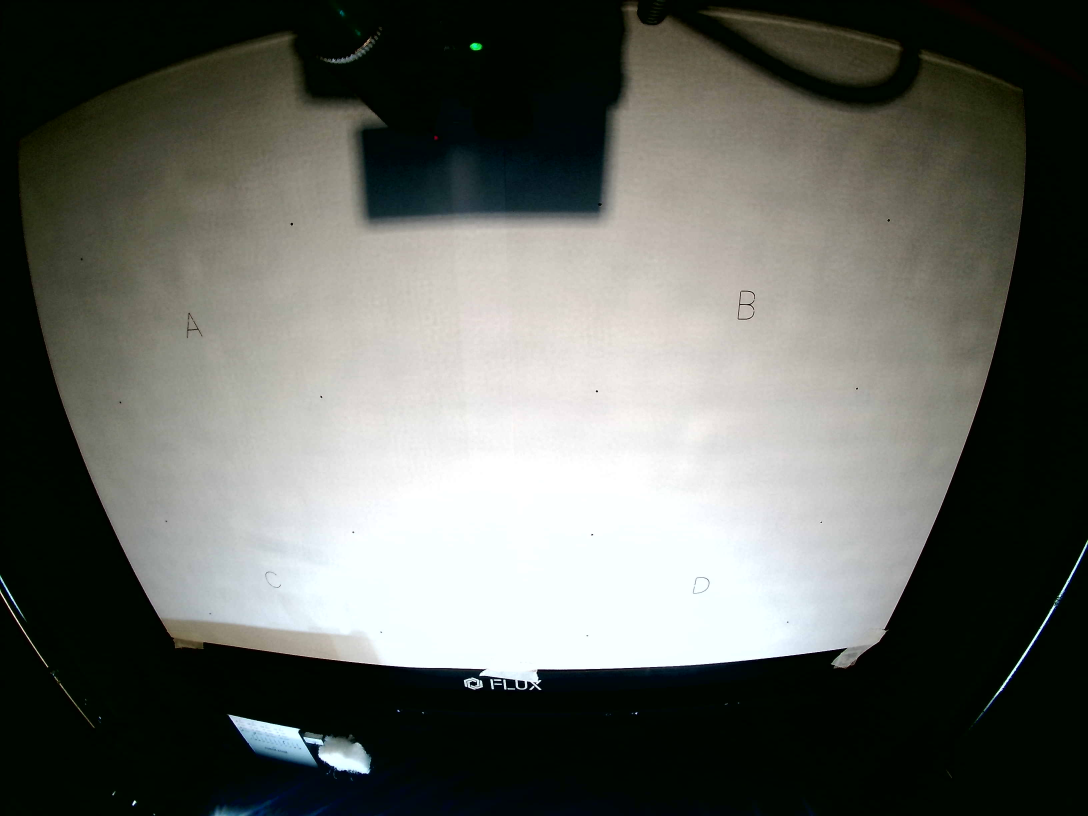
#> input picture tests/usage/fixtures/auto_pnp/fbm2_unit2_exp75.jpg, 3264 x 2448 px (shown at 1/3 size)
$ python -i pose_check.py   (imports and definitions only)
#> lines starting #> are read from the running program, lines starting #| are printed output that depends on the picture
"""Camera pose check for the auto full-area preview on fbb2 / fhx2rf.

Spec: beam-studio docs/prd/auto-full-area-preview-pose-check.md.

The wide-angle camera sits in the lid and the v4 calibration was shot with the lid at its open stop, so a frame
is only usable at that pose. The two chassis rims (the side rulers) run front to back along the bed's side edges.
`expected_rims` projects those edges through the calibration to get the curve each rim should follow in the raw
frame (straight under a pinhole model, bent under a fisheye one); `measure_rims` finds the rims on a frame with
Canny + probabilistic Hough and compares each segment against the curve's chord over the same rows.

That works on fhx2rf (pinhole), where the rims are rulers that stay straight. On fbb2 (fisheye) the bed edge has no
contrast on a bare honeycomb and the rims bend into pieces Hough misses, so `measure_ridges` instead scores the
thin LED highlight on the chassis edge along its projected curve (`RIM_OFFSET_MM` outside the bed edge).

Angle convention (shared with tools/lid_angle.py): degrees from vertical, positive when the lower end of the
segment is to the right of its upper end. At the open stop on fhx2rf the left rim reads about +2 and the
right rim about -2; a lowered lid moves both toward and past 0.
"""

import math

import cv2
import numpy as np

from fluxghost.utils.camera.calibration import project_points
from fluxghost.utils.camera.constants import L_PAD, T_PAD

ANALYSIS_WIDTH = 1280
CANNY = (50, 150)
HOUGH_THRESHOLD = 80
MIN_LINE_FRAC = 0.08  # a segment counts if longer than this fraction of the analysis width
MAX_LINE_GAP = 10
BAND_FRAC = 0.05  # a rim segment's midpoint must lie within this fraction of the width of the expected line
SEARCH_DEG = 10  # ... and within this many degrees of the expected angle
EDGE_STEP_MM = 10
DEFAULT_TOLERANCE_DEG = 1.5
# Fisheye (fbb2) only: the chassis edge the LEDs light up, relative to the bed's side edge, as (mm outward, mm along
# the calibration's z). Outward and z trade off along the line, so the pair was fitted on both sides at once.
# ponytail: fitted on one fbb2 (bare bed, 2026-11-17); check on a second unit before trusting it fleet-wide
RIM_OFFSET_MM = (10.0, -15.0)
RIDGE_SEARCH = 3  # px either side of the projected curve, full resolution
RIDGE_HALF = 15  # half-width of the background a highlight is measured against
RIDGE_MIN_ROWS = 50  # fewer in-frame rows than this scores 0
# Stronger side over 8 fbb2 runs (120 frames): >= 51.9 at the open stop, <= 14.1 lowered or shut, <= 12.0 mid-wobble
RIDGE_MIN = 30.0


# [28 lines left out: functions fit_line, expected_rims, not called in this run]


def segments(gray):
    """Hough segments as (x1, y1, x2, y2, angle_deg) on the analysis-width image."""
    edges = cv2.Canny(cv2.GaussianBlur(gray, (5, 5), 0), *CANNY)
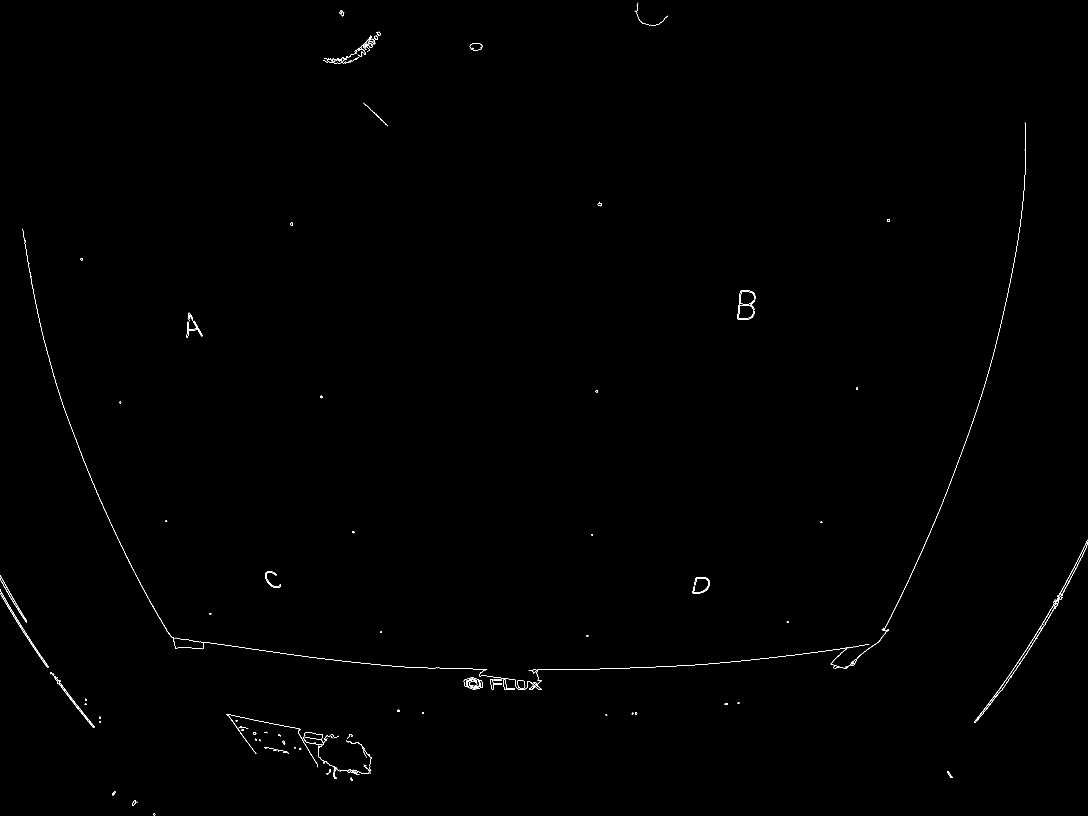
#> edges: shape (2448, 3264) (shown at 1/3 size); 0.21% white in thin lines or dots
    min_len = int(gray.shape[1] * MIN_LINE_FRAC)
#> min_len = 261
    lines = cv2.HoughLinesP(edges, 1, math.radians(1), HOUGH_THRESHOLD, minLineLength=min_len, maxLineGap=MAX_LINE_GAP)
#> lines = [[602, 1925, 992, 1979]]
    out = []
    for x1, y1, x2, y2 in lines[:, 0] if lines is not None else []:
        if y1 == y2:
            continue
        out.append((int(x1), int(y1), int(x2), int(y2), math.degrees(math.atan((x2 - x1) / (y2 - y1)))))
#> this loop made 1 pass
#> after the loop, out = [(602, 1925, 992, 1979, 82.12)]
    return out


# [72 lines left out: functions measure_rims, ridge_score, measure_ridges, not called in this run]

>>> import cv2
>>> picture = cv2.imread('../../../tests/usage/fixtures/auto_pnp/fbm2_unit2_exp75.jpg', cv2.IMREAD_GRAYSCALE)
>>> result = segments(picture)
#> result = [(602, 1925, 992, 1979, 82.12)]
